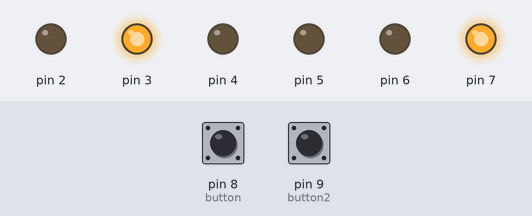
Bench run of a sketch on a simulated Arduino Uno, built with avr-gcc and run on an emulated ATmega328P. Shown: output pins drawn as LEDs (lit = HIGH). The test bench sets the inputs (shaded band); at power-on: pin 8 (button) HIGH, pin 9 (button2) LOW.

Above: at 0.2 s.
At 2.0 s:
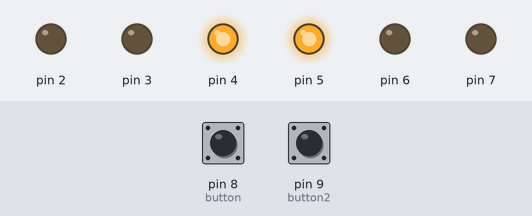
At 3.7 s:
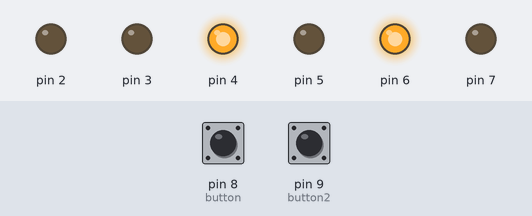
At 5.5 s:
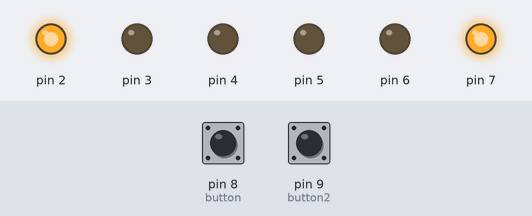
Timing chart, 0 to 9.1 s (numbered marks = the images above):
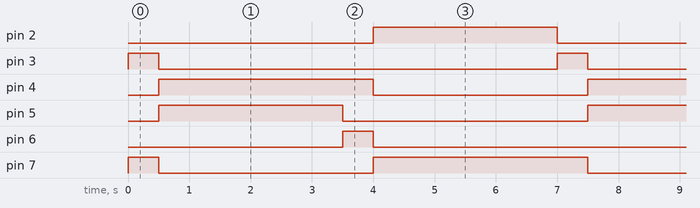

Measured:
- by itself, pin 2, pin 5: alternates HIGH for 3.0 s and LOW for 4.0 s
- by itself, pin 3, pin 6: alternates HIGH for 0.50 s and LOW for 6.5 s
- by itself, pin 4: alternates HIGH for 3.5 s and LOW for 3.5 s
- by itself, pin 7: repeats every 7.0 s: LOW 3.5 s, HIGH 3.5 s

The sketch:

cruceSemaforos.ino
```cpp
/*
  Programa para un par de semaforos que cambian de uno
  a otro, y la implementacin de un boton para terminar
  el tiempo de la luz verde y pasar al otro.
*/
// Declaramos la variable para el pin del boton
const int button = 8; //Botón de cambio manual/automático
const int button2 = 9;//Botón para cambiar el semáforo
int num=0;
int state, state2;

void setup() {
  // Con un ciclo activamos los pines del 2 al 7 como salidas
  for (int pin = 2; pin <= 7; pin++) {
    pinMode(pin, OUTPUT);
  }
  // El pin del boton lo ponemos como entrada
  pinMode(button, INPUT);
  pinMode(button2, INPUT);
}

void manual(){
  int valor;
  for (int pin = 2; pin <= 7; pin++) {
        digitalWrite(pin, LOW);
  }

  switch(num){
    case 0:
           digitalWrite(2, HIGH);
           digitalWrite(7, HIGH);
           delay(3000);
           break;
    case 1:
          digitalWrite(7, HIGH);
          digitalWrite(3, HIGH);
          delay(500);
          break;
    case 2:
          digitalWrite(5, HIGH);
          digitalWrite(4, HIGH);
          delay(3000);
          break;
    case 3:
          digitalWrite(6, HIGH);
          digitalWrite(4, HIGH);
          delay(500);
      }
}

// Iniciamos nuestro semaforo
void loop() {

    state=digitalRead(button); //Detecta si el botón ha pasado a otro estado
    state2=digitalRead(button2); //Detecta si el segundo botón se ha pulsado
    if(state==0 && state2==0){
    manual();
    num++;
    if(num>4){
      num=0;
    }
    }


    if(state==1){
      state=0;
      while(state==0){
        if(state2==1){
              if(num == 0){
                 num=1;
                }
               if(num == 2){
                 num=3;
                }
          state2=0;
          }
        else
         num++;

            if(num>4){
            num=0;
       }
        manual();
       }
    }
}
```
